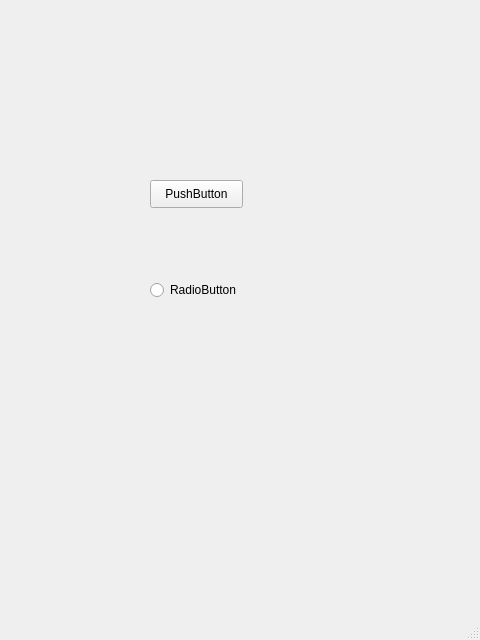
<?xml version="1.0" encoding="UTF-8"?>
<ui version="4.0">
 <class>MainWindow</class>
 <widget class="QMainWindow" name="MainWindow">
  <property name="geometry">
   <rect>
    <x>0</x>
    <y>0</y>
    <width>480</width>
    <height>640</height>
   </rect>
  </property>
  <property name="windowTitle">
   <string>MainWindow</string>
  </property>
  <widget class="QWidget" name="centralwidget">
   <widget class="QPushButton" name="pushButton">
    <property name="geometry">
     <rect>
      <x>150</x>
      <y>180</y>
      <width>93</width>
      <height>28</height>
     </rect>
    </property>
    <property name="text">
     <string>PushButton</string>
    </property>
   </widget>
   <widget class="QRadioButton" name="radioButton">
    <property name="geometry">
     <rect>
      <x>150</x>
      <y>280</y>
      <width>95</width>
      <height>20</height>
     </rect>
    </property>
    <property name="text">
     <string>RadioButton</string>
    </property>
   </widget>
  </widget>
  <widget class="QMenuBar" name="menubar">
   <property name="geometry">
    <rect>
     <x>0</x>
     <y>0</y>
     <width>480</width>
     <height>26</height>
    </rect>
   </property>
  </widget>
  <widget class="QStatusBar" name="statusbar"/>
 </widget>
 <resources/>
 <connections/>
</ui>
